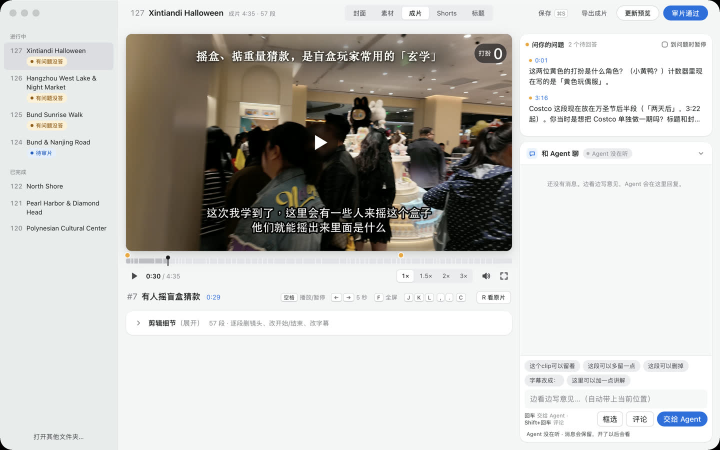
#> input picture assets/readme/app-cut.jpg, 1440 x 900 px (shown at 1/2 size)
$ python -i make_short.py   (imports and definitions only)
#> lines starting #> are read from the running program, lines starting #| are printed output that depends on the picture
### src/editor/overlays.py
"""Full-frame RGBA overlays (subtitles, title cards, place tags) drawn with Pillow.

This ffmpeg build has no drawtext/subtitles filter, so text is pre-rendered to PNGs the
size of the output frame and composited with the `overlay` filter.
"""
import hashlib
import os
import threading
import re
from PIL import Image, ImageDraw, ImageFilter, ImageFont

# Bump when the look of any overlay changes: invalidates cached PNGs and rendered segments.
VERSION = 7  # 7: clause-aware caption wrap

_REPO = os.path.abspath(os.path.join(os.path.dirname(__file__), "..", ".."))
SUB_FONTS = ["/System/Library/Fonts/STHeiti Medium.ttc",
             "/System/Library/Fonts/Hiragino Sans GB.ttc",
             "/System/Library/Fonts/Supplemental/Arial Unicode.ttf"]
TITLE_FONTS = [os.path.join(_REPO, "assets/fonts/heavy.otf")] + SUB_FONTS


_NOTDEF = {}

# 9:16 canvas (EDL "canvas": "9:16"): text stays clear of the YouTube mobile UI -- the bottom ~15 %
# (title / channel / progress bar) and the right-hand button column (~12 % of the width).
V_LEFT, V_RIGHT = 0.06, 0.88        # usable x span (fractions of W)
V_TOP = 0.085                       # tags start here (fraction of H), below the top bar
V_CAPTION_BOTTOM = 0.80             # notes / captions end here: lower third, above the bottom UI
V_LAYOUT = 3                        # bump when a 9:16 layout changes: invalidates portrait PNGs + segments only


def _portrait(w, h):
    return h > w


def _dims(w, h):
    """Size part of an overlay cache key (portrait keys carry V_LAYOUT; landscape keys never change)."""
    return f"{w}x{h}v{V_LAYOUT}" if _portrait(w, h) else f"{w}x{h}"


def _glyph(font, ch):
    m = font.getmask(ch)
    return (m.size, bytes(m))


# [49 lines left out: functions _covers, _font, _wrap, not called in this run]


_NO_START = set("》）」』】〉，。、；：！？…”’)]}.,;:!?%")
_NO_END = set("《（「『【〈“‘([{")


# [30 lines left out: function _wrap_chars, not called in this run]


def _cjk(ch):
    return ord(ch) >= 0x2E80


# [118 lines left out: functions _wrap_balanced, _dotted_parts, _text_dotted, _len_dotted, _cached, not called in this run]


NOTE_COLOR = (255, 226, 130, 255)


PAPER_NOTE = {"bg": (246, 238, 218, 236), "fg": (28, 40, 70, 255), "bar": (191, 13, 62, 255)}


# [45 lines left out: functions _note_paper_layout, _note_paper, not called in this run]


# --- "glass" notes (default from ep 124, 2026-11-09) -------------------------------------------------
# The creator called the cream chip + red bar 「太丑」 (124). Three designs were compared on real 124 frames
# (thin-rule serif caption, frosted glass, big-year numerals); a blind viewer and the director both picked
# the frosted glass: a rounded pane that blurs the video behind it (render.py crops + gblurs that region),
# a dark tint, a hairline light edge and PingFang SC Semibold in white. It stays readable over bright neon
# and dark streets alike, and it doesn't cover the picture with a flat colour.
GLASS_VERSION = 1       # bump when the glass look changes (it is part of the segment cache key)
GLASS_NOTE = {"tint": (14, 16, 22, 150), "edge": (255, 255, 255, 60), "fg": (255, 255, 255, 250),
              "blur": 0.028}   # blur sigma as a share of the frame height
_A8 = "/System/Library/AssetsV2/com_apple_MobileAsset_Font8/*/AssetData/"


def _sys_face(pattern, index):
    import glob as _g
    hits = sorted(_g.glob(pattern))
    return (hits[0], index) if hits else None


GLASS_FONTS = [x for x in (_sys_face(_A8 + "PingFang.ttc", 11),                        # PingFang SC Semibold
                           _sys_face("/System/Library/Fonts/PingFang.ttc", 11),
                           _sys_face("/System/Library/Fonts/Hiragino Sans GB.ttc", 1))  # W6
               if x] + [(p, 0) for p in SUB_FONTS]


# [41 lines left out: functions _face, _note_glass_layout, glass_box, not called in this run]


def glass_blur_sigma(h):
    return max(4.0, round(h * GLASS_NOTE["blur"], 1))


# [45 lines left out: functions _rounded_mask, glass_mask, _note_glass, not called in this run]


# --- "title" notes: 片头字 (default from 2026-11-10) ------------------------------------------------------
# The creator called the dark glass pane 「黑色底还是有点丑」 (124). A 4-member design panel mocked four
# directions on real 124/125 frames (124/02 - Export/edit/label_options/options.html + SPEC.md); he picked
# 「片头字」: one line of warm-white Songti SC Bold, no plate, no outline, like a documentary title. It is held
# up by layered soft shadows (edgeless feathered darkening, glyph halo, drop + contact shadow) and the video
# under it is blurred through the same feathered mask (render.py: crop -> gblur -> alphamerge). The year
# (1908年 / 1990年代 / 100年前) or the label before 「：」 is champagne; a label gets a champagne hairline
# separator: 「广播 │ 不要停留，不要拍照」. Serif notes vs the sans speech captions = editor's voice vs his voice.
TITLE_VERSION = 4       # bump when the title-note / title-tag look changes (part of the segment cache key)
TITLE_NOTE = {"size": 0.052, "track": 0.04, "grow": 0.0009, "top": 0.062, "max_w": 0.80, "lead": 1.42,
              "fg": (255, 251, 244), "accent": (244, 216, 164), "hair": (236, 206, 150),
              "sep_w": 1.0, "sep_h": 0.70, "hair_w": 0.0022,
              "scrim": ((8, 10, 14), 0.48, 0.07, 0.034, 0.06, 0.050),   # colour, alpha, pad x, pad y, radius, sigma
              "halo": ((6, 8, 12), 0.60, 0.018), "drop": (0.72, 0.0030, 0.0040), "contact": (0.80, 0.0011),
              "blur": 0.012}    # all lengths are fractions of the short frame side (H in 16:9)
TITLE_NOTE_FONTS = [("/System/Library/Fonts/Supplemental/Songti.ttc", 1)] + GLASS_FONTS   # Songti SC Bold
_SEP = "\x00"


# [13 lines left out: function _title_parse, not called in this run]


def _title_adv(d, ch, f, sep_w):
    return sep_w * f.size if ch == _SEP else d.textlength(ch, font=f)


def _title_width(d, chars, f, tr, sep_w):
    return sum(_title_adv(d, c, f, sep_w) for c, _ in chars) + tr * max(0, len(chars) - 1)


# [50 lines left out: functions _title_lines, _ink_layers, not called in this run]


_TITLE_MEMO = {}


# [74 lines left out: functions _note_title_layers, title_note_box, title_note_mask, not called in this run]


def title_blur_sigma(w, h):
    return max(3.0, round(min(w, h) * TITLE_NOTE["blur"], 1))


# [51 lines left out: functions _note_title, _place_tag_title, not called in this run]


_TIME_TAG = re.compile(r"^(清晨|早上|上午|中午|下午|傍晚|晚上|深夜|凌晨)|\d+点|\d+:\d\d")


def is_time_tag(text):
    """Clock-time tags (晚上8点多, 6点半 · …) vs place tags (外滩·中央)."""
    return bool(_TIME_TAG.search(text))


EMOJI_FONT = "/System/Library/Fonts/Apple Color Emoji.ttc"


# [8 lines left out: function _pin_img, not called in this run]


NOTE_STYLES = ("yellow", "paper", "glass", "title")
DEFAULT_NOTE_STYLE = "title"   # what new EDLs set (creator pick 2026-11-10); no "note_style" still means "yellow"


# [226 lines left out: functions subtitle, _caption_layout, subtitle_top, _title_card_v, title_card, place_tag, not called in this run]


def _hex(c):
    c = c.lstrip("#")
    return tuple(int(c[i:i + 2], 16) for i in (0, 2, 4))


# [104 lines left out: functions card, arrow, spotlight, not called in this run]


GAUGE_FPS = 10


# [64 lines left out: function gauge_frames, not called in this run]

### scripts/make_short.py
#!/usr/bin/env python3
"""Render a vertical YouTube Short (1080x1920, 30 fps) from 16:9 source clips, driven by a JSON spec.

    ./venv/bin/python scripts/make_short.py <project>/02 - Export/edit/shorts/<slug>.json [--out out.mp4] [--check]

Output: <project>/02 - Export/shorts/<slug>.mp4 by default (next to thumbnail/), the permanent
archive of every Short's final file -- keep it after upload and list it in that folder's README.md
(file -> YouTube id, publish time, spec). --out or the spec's "output" override it (tests only).

Spec (all times in seconds; segment times and keyframes are SOURCE-clip seconds):

{
  "project": "NN - Trip Name",          # optional: resolves clips to <project>/01 - Unedited/<clip>.MP4
  "output": "/abs/path/short.mp4",      # optional; default <project>/02 - Export/shorts/<spec stem>.mp4
  "style": "punch",                     # punch: heavy captions, {keyword} highlight, pop-in (see below)
                                        # classic (default): the editor's subtitle look, static
  "grades": {"default": "eq=contrast=1.07:saturation=1.2"},   # named ffmpeg color chains (optional)
  "segments": [
    {"clip": "GX015168",                # file stem in the source dir, or an absolute path
     "in": 8.0, "out": 18.0,
     "grade": "default",                # key into grades (optional)
     "audio": "ambient",                # voice (1.0) | ambient (0.35) | mute; "gain_db" adds on top
     "denoise": "wind",                 # optional: true | "wind" = the film's shot clean-up filters (also
                                        # inside audio_from); use it where the film's shot has it
     "mode": "crop",                    # crop: 9:16 window that follows the subject
                                        # letterbox: whole 16:9 frame over a blurred fill
     "x": [[8.0, 0.26], [12.0, 0.30]],  # crop centre as 0-1 of the source width; a number = static.
                                        # Keyframes are smoothed (no jerky pans); clamped to the frame.
     "y": 0.5, "zoom": 1.0,             # crop: vertical centre (number or keyframes like x; only moves
                                        # when zoom > 1) and extra punch-in (1 = full height)
     "speed": 1.0,                      # >1 = timelapse (audio muted)
     "ramp": [[8.0, 1.0], [10.0, 2.2]], # speed ramp: speed keyframes (source time), linear in between;
                                        # replaces "speed"; the clip's own audio is muted
     "cuts": [[11.2, 12.0]],            # jump cuts: source ranges removed (dead air, a repeated word)
     "jump_zoom": 1.08,                 # with cuts: every other piece is punched in by this factor
     "audio_from": {"clip": "GX015170", "in": 3.2, "audio": "voice", "gain_db": 0,
                    "subs": [{"t0": 3.3, "t1": 5.0, "text": "..."}]},  # voice over B-roll (J/L cut):
                                        # sound from another clip; its subs are in THAT clip's seconds
     "subs": [{"t0": 8.2, "t1": 11.0, "text": "...", "kind": "speech"}]}  # speech | note; "\\n" = line
  ],                                    # break; {word} = keyword highlight (punch style)
  "captions": [{"t0": 0, "t1": null, "text": "...", "style": "headline"}],  # OUTPUT seconds;
                                        # t1 null = to the end; style headline | speech | note
  "hook": {"text": "...\\n一只{...}", "sub": "place · region", "t1": 1.8, "y": 0.16},
                                        # big title that pops in over the first ~1.5-2 s and fades out
                                        # (y = top of the block, 0-1 of H; "size" overrides 118 px)
  "cta": true,                          # end CTA that sends viewers to the long video (defaults below):
                                        # 「完整版👇 点{左下角}的链接」 + a yellow arrow bobbing down-left at
                                        # the Related-video chip (RELATED_CHIP, bottom-left above the
                                        # channel name), a bell (assets/sfx/cta_bell.wav) when it appears,
                                        # and the spoken line 「完整版在左下角，点进去看」 (edge-tts Yunxi,
                                        # broadcast-VO chain, bed ducked) right after -- both placed after
                                        # any speech still running; the build stops if it can't fit.
                                        # Override: {"text", "button" (adds a red pill), "dur" (3.0),
                                        # "voice": false | {"text", "voice", "rate", "gain_db", "duck_db"},
                                        # "voice_delay" (0.35), "bell": false | {"file", "bell_lu" (-5)}}.
                                        # Captions still on screen then are lifted above it.
  "loop_xfade": 0.35,                   # last N s dissolve into the first frame, so the loop is seamless
  "music": {"file": "music/track.mp3", "in": 0, "volume": 0.30, "duck": 0.08,
            "match": true,              # loudness-match the track to -14 LUFS first (volume is then
                                        # relative to that; ~0.45 / duck 0.12 is a lively bed)
            "start": 0.0, "fade_in": 0.05, "gain_db": 0},  # output second the music enters
                                        # (natural sound first); file is relative to
                                        # <project>/02 - Export/edit/ or absolute; ducked under speech subs
  "note_style": "glass",                # notes as the long video's dark glass pane (ep 124 on;
                                        # "paper" = the cream chip of ep 110-123)
  "voiceover": [{"t": 0.2, "text": "...", "voice": "zh-CN-YunxiNeural", "rate": "-5%",
                 "gain_db": 0, "caption": true}],   # edge-tts lines at OUTPUT seconds, levelled like the
                                        # CTA line (the bed ducks under them); caption: true = a speech
                                        # caption for its span; they count as speech for music + CTA
  "sfx": [{"t": 0.6, "file": "/abs/hit.wav", "gain_db": -6}],   # extra sounds at OUTPUT seconds
  "overlays": [{"t0": 0, "t1": 2.0, "png": "/abs/full_frame.png", "anim": "shake",
                "fade_out": 0}],        # extra full-frame RGBA layers (a HUD, a flash...): anim pop | rise
                                        # | bob | shake (8-frame jolt) | blink (4 Hz) | flash (fades out)
  "caption_bottom": 0.675,              # where speech/note blocks end (fraction of H); per-sub "y" overrides
  "loudness": {"I": -14, "TP": -1.5},
  "edge_fade": 0.15                     # audio fade at start/end; no video fade, so the Short loops
}

Captions are drawn inside the Shorts safe zone: clear of the top bar, of the right-hand action
buttons and of the bottom title/channel overlay. Speech captions must be what was actually said;
"note" captions are the editor's labels for silent shots (classic: soft yellow; punch: white on a
dark plate, so they never read as dialogue). In punch style {braces} mark keywords, drawn yellow;
the braces are not shown (classic style strips them).

All text is composited into one RGBA overlay track (a PNG sequence whose repeated frames are hard
links), so pop-in, fade and bob animations cost almost nothing.

--check writes full-size frames plus a phone-size contact sheet (with the unsafe zones shaded) and a
1 fps sheet (pace check) to <spec stem>_check/ next to the spec (so the shorts/ archive holds only
final files), to look at before uploading. The report lists every shot's length.
"""
import argparse
import copy
import json
import math
import os
import shutil
import subprocess
import sys
import tempfile

REPO = os.path.abspath(os.path.join(os.path.dirname(__file__), ".."))
sys.path.insert(0, REPO)

import numpy as np  # noqa: E402
from PIL import Image, ImageDraw, ImageFilter, ImageFont  # noqa: E402

from src.editor import edl as E  # noqa: E402
from src.editor import overlays as O  # noqa: E402

W, H, FPS, SR = 1080, 1920, 30, 48000
AUDIO_GAIN = {"voice": 1.0, "ambient": 0.35, "mute": 0.0}
# Shorts safe zone on a 1080x1920 frame (YouTube overlays: top bar, right-hand buttons, bottom
# title / channel / description). Keep text inside it.
SAFE = {"top": 220, "bottom": 480, "right": 150, "left": 60}
CAPTION_BOTTOM = 0.675  # speech / note block ends here (fraction of H), well above the bottom overlay
HEADLINE_TOP = 0.125
HILITE = (255, 212, 0, 255)       # keyword yellow (the covers use the same)
# CTA (creator, 2026-10-04): send viewers to the long video through the Short's Related-video link,
# which YouTube draws as a tappable chip at the bottom-left, just above the channel name and title.
# No 「关注」 pill: viewers didn't know the Short links to the full video.
CTA_TEXT = "完整版👇 点{左下角}的链接"
CTA_BUTTON = None                 # a spec may still add a red pill ("button": "关注")
CTA_RED = (255, 0, 51, 255)
CTA_DUR = 3.0                     # s; bell + overlay at the start, the spoken line right after
RELATED_CHIP = (0.12, 0.80, 0.35, 0.86)   # x0, y0, x1, y1 (fraction of W/H) of the Related-video chip
CTA_VOICE = {"text": "完整版在左下角，点进去看", "voice": "zh-CN-YunxiNeural", "rate": "-5%"}
CTA_BELL = os.path.join(REPO, "assets", "sfx", "cta_bell.wav")
EDGE_TTS = os.path.join(REPO, "venv", "bin", "edge-tts")
EMOJI_FONT = "/System/Library/Fonts/Apple Color Emoji.ttc"


# [79 lines left out: functions run, probe, has_audio, denoise_filters, smooth_track, piecewise_expr, not called in this run]


# ---------------------------------------------------------------- time map (speed / ramp)

class TimeMap:
    """Source seconds -> output seconds from the segment start, for a constant speed or a ramp."""

    # [55 lines left out: functions __init__, __call__, setpts, _parse_marked, not called in this run]


_NO_LINE_START = set("，。、！？；：,.!?;:)）」』”’…·")


# [56 lines left out: functions _wrap_marked, _runs, not called in this run]


def _is_emoji(ch):
    o = ord(ch)
    return o >= 0x1F000 or 0x2600 <= o <= 0x27BF or o in (0x2B05, 0x2B06, 0x2B07, 0x2199)


_EMOJI = {}


# [26 lines left out: functions _emoji_img, _pieces, not called in this run]


def _piece_w(d, s, emo, font):
    return _emoji_img(s, font.size).width + 0.16 * font.size if emo else d.textlength(s, font=font)


# [12 lines left out: function _draw_marked_line, not called in this run]


def _line_w(d, line, font):
    return sum(_piece_w(d, p, emo, font) for p, emo in _pieces("".join(c[0] for c in line)))


# [10 lines left out: function _ink_box, not called in this run]


def _shadow(im, radius=10, alpha=150, offset=(0, 6)):
    """Soft drop shadow under everything opaque in `im` (full-frame RGBA)."""
    a = im.getchannel("A").point(lambda v: v * alpha // 255)
    sh = Image.new("RGBA", im.size, (0, 0, 0, 0))
    sh.putalpha(a)
    sh = sh.filter(ImageFilter.GaussianBlur(radius))
    out = Image.new("RGBA", im.size, (0, 0, 0, 0))
    out.paste(sh, offset, sh)
    return Image.alpha_composite(out, im)


# [30 lines left out: function caption_png, not called in this run]


PAPER_NOTE = {"bg": (246, 238, 218, 236), "fg": (28, 40, 70, 255), "bar": (191, 13, 62, 255)}


# [282 lines left out: functions paper_note_png, glass_note_png, punch_caption_png, hook_png, cta_layout, cta_pngs and 3 more, not called in this run]


def _write_f32(path, y):
    subprocess.run(["ffmpeg", "-v", "error", "-y", "-f", "f32le", "-ac", "2", "-ar", str(SR), "-i", "-",
                    "-c:a", "pcm_f32le", path], input=np.ascontiguousarray(y, dtype="<f4").tobytes(), check=True)


# [166 lines left out: functions tighten_pauses, cta_voice_line, cta_timing, speech_ref, mix_layers, mix_cta_audio, not called in this run]


# ---------------------------------------------------------------- overlay track

def _ease_out_back(x, s=1.7):
    x = min(1.0, max(0.0, x)) - 1
    return 1 + (s + 1) * x ** 3 + s * x ** 2


# [87 lines left out: functions layer_state, _transform, build_overlay_track, not called in this run]


# ---------------------------------------------------------------- segments

def default_output(project, stem):
    """<project>/02 - Export/shorts/<stem>.mp4 -- the kept archive copy (never delete after upload)."""
    return os.path.join(E.project_dir(project), "02 - Export", "shorts", stem + ".mp4")


# [360 lines left out: functions resolve_clip, expand_segments, render_segment, build, measure, check_frames and 1 more, not called in this run]


# [2 lines not run here, left out]

>>> import cv2
>>> picture = cv2.imread('../assets/readme/app-cut.jpg', cv2.IMREAD_GRAYSCALE)
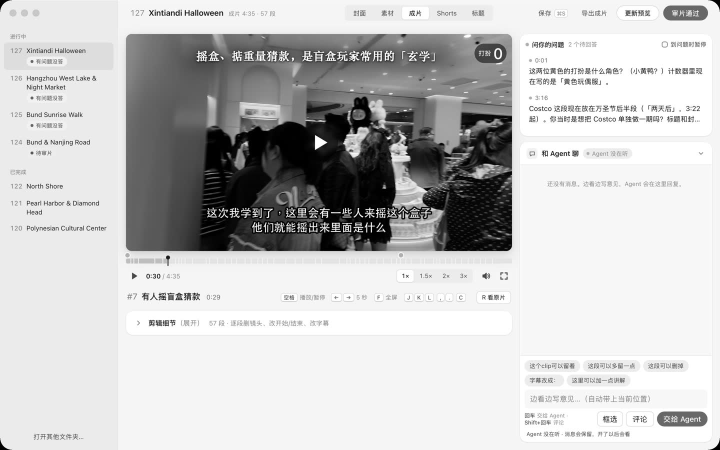
#> picture: shape (900, 1440) (shown at 1/2 size); min 0, max 255, mean 199.1
>>> result = _shadow(picture)
#> (the run stopped early here; a loop or call above may not have finished)
